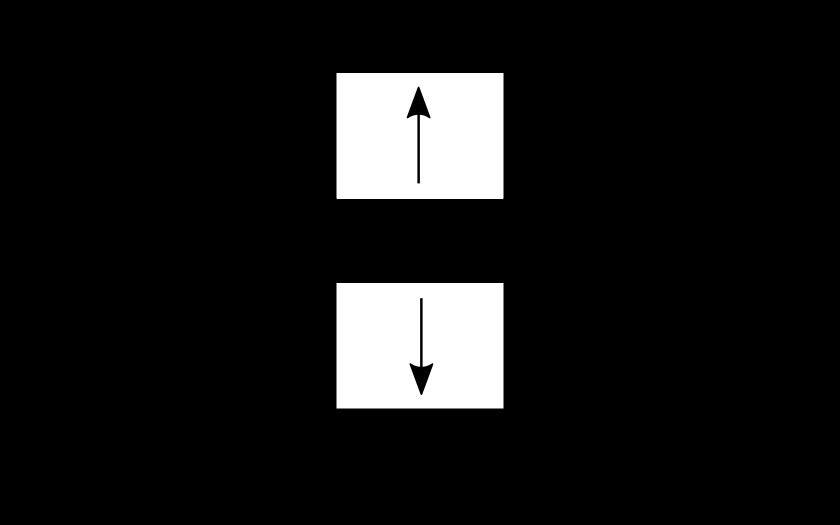
%> input picture FIGURES/updown.png, 1680 x 1050 px (shown at 1/2 size)
$ octave DirectionMain.m   (GNU Octave 9; MATLAB toolbox functions it lacks are replaced by stand-ins)
%> lines starting %> are read from the running program, lines starting %| are printed output that depends on the picture
### CODE/DirectionDesign_matrix.m
function desmat = DirectionDesign_matrix(POS, SP)

%POS: logical, position or velocity contro
%VA: inteeger, vibration amplitude

ntrials = 270;

%input-vibration frequency
%f1 = repmat([100 VA], ntrials, 1);
f1 = [repmat([100 0.0], ntrials/3, 1)
      repmat([100 0.5], ntrials/3, 1)
      repmat([100 1.0], ntrials/3, 1)];

if(POS == 0)
    %Speed cw
    comVcw = repmat(repmat([20 60 100]', 5, 1), 4, 1);

    %Speed ccw
    comVccw = -comVcw;
    target = [comVcw
         comVccw];
    desmat = [target f1];

else
    mySP = repmat(SP, ntrials, 1);
    %mySP = [repmat(60, ntrials/2, 1)
    %        repmat(20, ntrials/2, 1)];                                    %high and low speed ten repetitions each
    myLR = repmat([-45 -30 -15 15 30 45]', 45, 1);

    desmat = [myLR mySP f1];
end

### CODE/randomtrials.m
function B = randomtrials(A, ntrials)

%The function randomtrials generates a matrix containing the stimulus
%values for the experiment.
%input
%A = template matrix with all combinations of different inputs
%ntrials = the nubmer of times A has to be repeated
%output
%B = the matrix containing the values of stimuli in pseudo-random order
%
%AM did it on 27.02.2012

% a = [500 500 800 800 300 300
%     300 300 300 600 600 600
%     1 1 1 0 0 0];
% A = transpose(a);

A = repmat(A, ntrials, 1);
p = randperm(length(A));
m = min(size(A));
B = A(p, 1:m);

### CODE/DirectionMain.m
%Direction Discrimination Task
%23.02.2017 AM and CR did it
%This is the main code to run the direction discrimination task. The
%code control the belt device (Motor: Faulhaber 3242G024C).
%In each trial, the motor motor once, either clockwise or counterclockwise.
%for a pseudo-random path length. It is possible to use a position control
%or a velocity control. After each trial, the participant reports whether
%motiontion direction was CW or CCW by pressing the left or right mouse
%button.

%% Prompt
prompt.quest = {'File Name:', 'N# of Trials:', 'SP:'};
prompt.title = 'Direction Experiment';
prompt.nline = 1;
prompt.default = {'subject', '270', '20'};
settings = inputdlg(prompt.quest, prompt.title, prompt.nline, prompt.default);
%> the answer given: subject, 270, 20

%% set and add path
cd('C:/Users/FSL/Documents/MATLAB/tactile_gravity/CODE')
addpath('C:/Users/FSL/Documents/MATLAB/tactile_gravity/FIGURES')
saveto = strcat('C:/Users/FSL/Documents/MATLAB/tactile_gravity/DATA/direction/',...
    char(settings(1)));
mkdir(saveto)
id = strcat(saveto,'/', char(settings(1)), '_', char(settings(3)),'_responses.txt');
id2 = strcat(saveto,'/',char(settings(1)), '_', char(settings(3)),'_handmotion.txt');
id3 = strcat(saveto,'/',char(settings(1)), '_', char(settings(3)),'_faulhaber.txt');

%% allocate the input and responses
SP = str2double(settings(3));
stimuli = DirectionDesign_matrix(1, SP);
ntrials = str2double(settings(2));
pause_trial = 140;

exp.input = randomtrials(stimuli, 1);

exp.resp = zeros(ntrials, 2);
exp.stimulus = zeros(ntrials, 6);
POS_t0 = 999;
POS1 = 999;

%% Defines Screen 1-6
screen_size = get(groot,'ScreenSize');

waitstart = figure('Color', 'black');
text(0.3, 0.5, 'Press a button to start', 'FontSize', 30, 'Color', 'white')
%image(imread('start.png'));
set(waitstart, 'Position', [0 0 screen_size(3) screen_size(4)], ...
    'DockControls', 'off','Menubar', 'none')
axis off

instr2 = figure('Color', 'black');
set(instr2, 'Position', [0 0 screen_size(3) screen_size(4)], ...
    'DockControls', 'off','Menubar', 'none')
%image(imread('button12-or.png'));
image(imread('updown.png'));
axis off

resp1 = figure('Color', 'black');
set(resp1, 'Position', [0 0 screen_size(3) screen_size(4)], ...
    'DockControls', 'off','Menubar', 'none')
%image(imread('button1-or.png'));
image(imread('down.png'));
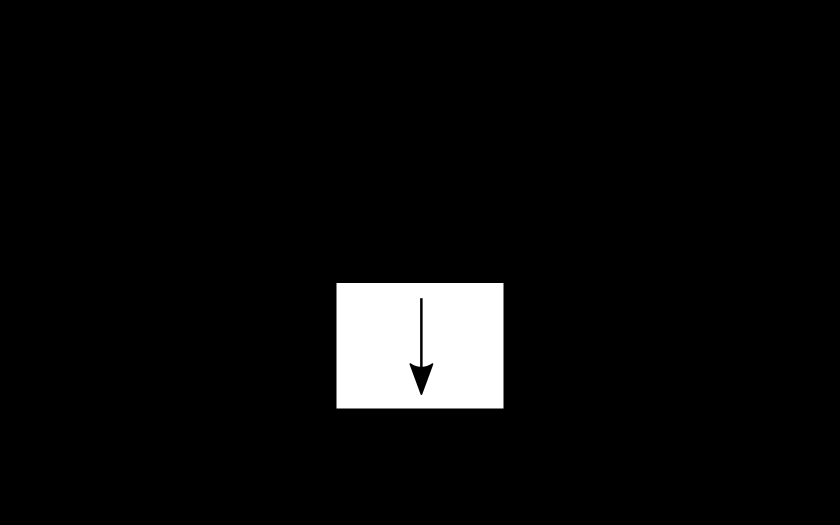
%> input picture FIGURES/down.png, 1680 x 1050 px (shown at 1/2 size)
axis off

resp2 = figure('Color', 'black');
set(resp2, 'Position', [0 0 screen_size(3) screen_size(4)], ...
    'DockControls', 'off','Menubar', 'none')
%image(imread('button2-or.png'));
image(imread('up.png'));
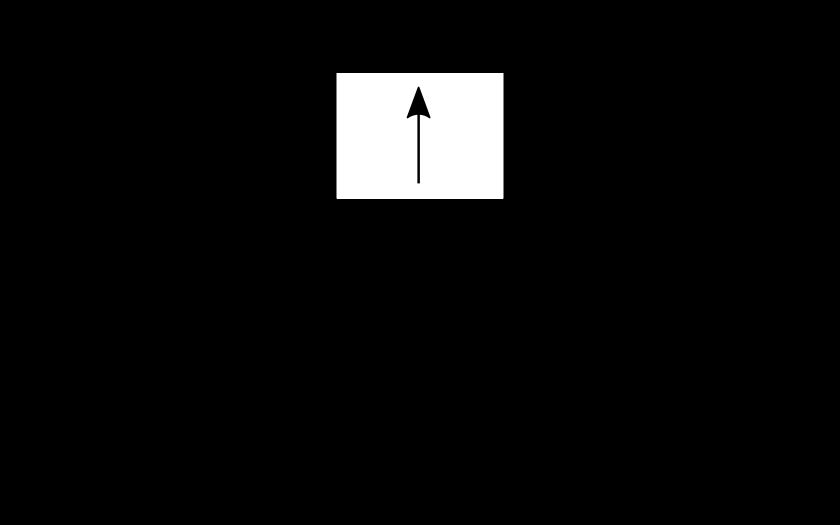
%> input picture FIGURES/up.png, 1680 x 1050 px (shown at 1/2 size)
axis off

index = figure('Color', 'black');
set(index, 'Position', [0 0 screen_size(3) screen_size(4)], ...
    'DockControls', 'off','Menubar', 'none')
%image([0 0], [418 853], imread('finger-alpha.png'));
image(imread('finger-right.png'));
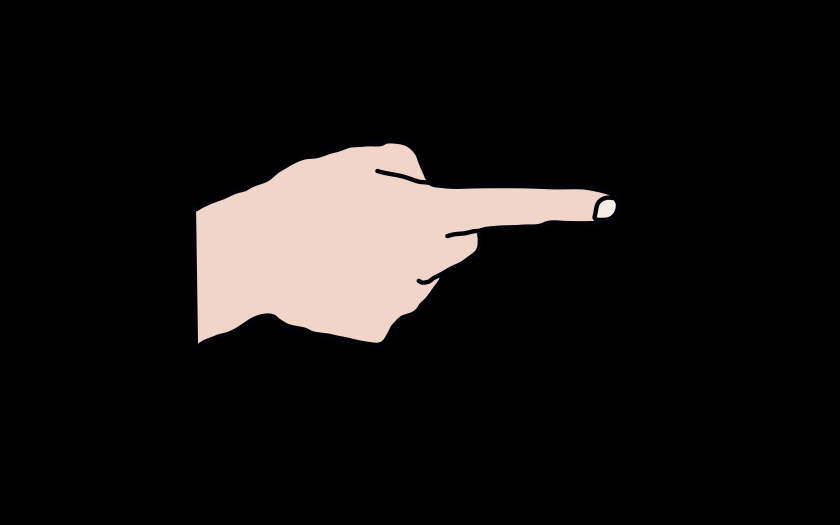
%> input picture FIGURES/finger-right.png, 1680 x 1050 px (shown at 1/2 size)
axis off

blank = figure('Color', 'black');
set(blank, 'Position', [0 0 screen_size(3) screen_size(4)], ...
    'DockControls', 'off','Menubar', 'none')
axis off

theend = figure('Color', 'black');
%image(imread('theEnd.png'));
text(0.3, 0.5, 'End of the Experiment', 'FontSize', 30,'Color', 'white')
set(theend, 'Position', [0 0 screen_size(3) screen_size(4)], ...
    'DockControls', 'off','Menubar', 'none')
axis off

%% Open serial port connections
myformat = '%03d\t %u\t %u\t %2.1f\t %3.0f\t %3.0f\t %u\t %4.0f\n';
myresults = fopen(id, 'wt');

%data log
accelerometer = fopen(id2, 'wt+');

%faulhaber
faulhaber = fopen(id3, 'wt+');

%inizialize arduino board
%uno = arduino('COM5', 'uno');
%> (the run ends here)
